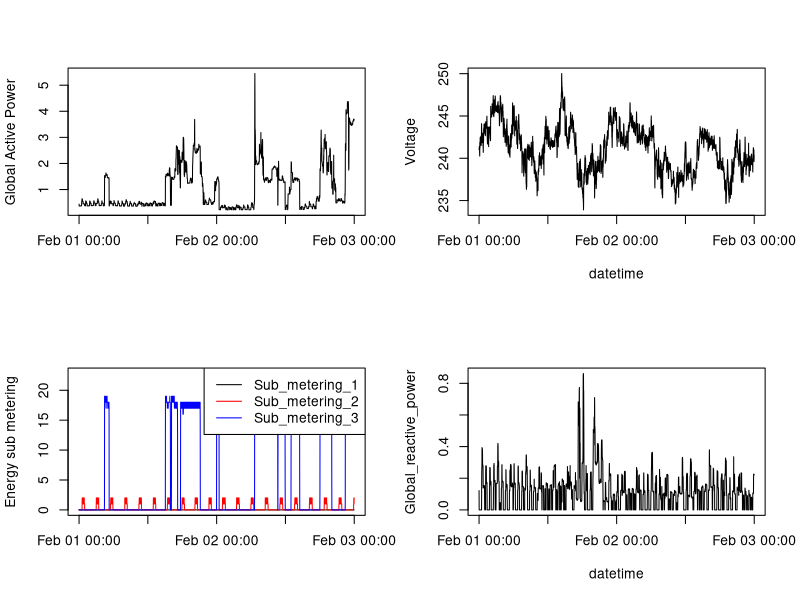

Write R code to recreate this figure.
#Run sub_set_data on full data set to get csv to read in this script

#read and tansform data
data_classes <- c(rep("character", 2), rep("numeric", 7))
df <- read.csv("data/household_power_consumption.csv",
               colClasses = data_classes)
dtstring <- paste(df$Date, df$Time, sep = " ")
df$datetime <- as.POSIXlt(dtstring, format="%m/%d/%Y %H:%M:%S")

png("plot4.png")

#set up full plot
par(mfrow = c(2,2))

#top left plot
plot(df$datetime, df$Global_active_power,
     type = "l",
     xlab = "",
     ylab = "Global Active Power")

#top right plot
plot(df$datetime, df$Voltage,
     type = "l",
     xlab = "datetime",
     ylab = "Voltage")

#bottom left plot
plot(df$datetime, df$Sub_metering_3 * 1.2,
     type = "n",
     xlab = "",
     ylab = "Energy sub metering")
lines(df$datetime, df$Sub_metering_1)
lines(df$datetime,df$Sub_metering_2, col = "red")
lines(df$datetime,df$Sub_metering_3, col = "blue")
legend("topright",
       c("Sub_metering_1","Sub_metering_2","Sub_metering_3"),
       lty = c(1,1,1),
       col = c("black","red","blue"))

#bottom right plot
plot(df$datetime, df$Global_reactive_power,
     type = "l",
     xlab = "datetime",
     ylab = "Global_reactive_power")

dev.off()
